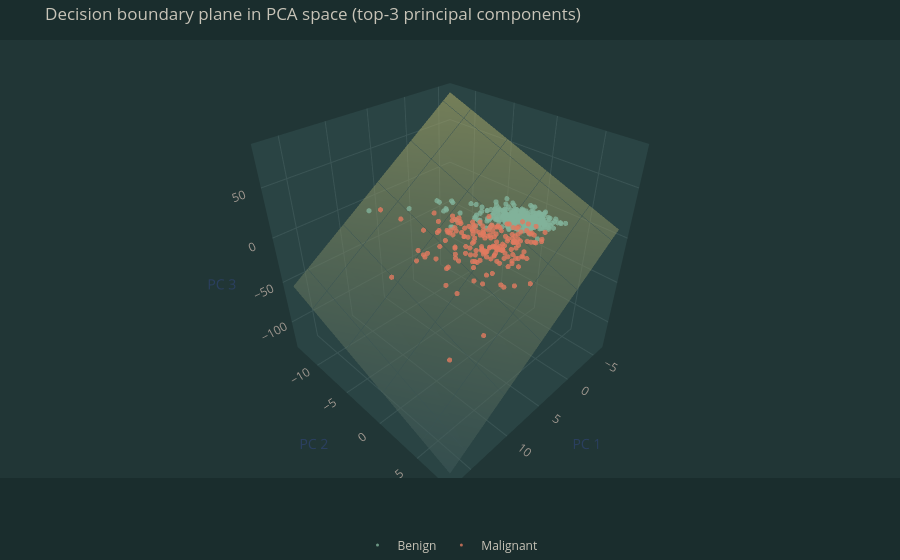

The cell this chart's notebook holds for it:
### Code cell
## Visualizing the decision boundary in 3D (top-3 principal components)

# In 3-D PCA space the linear decision boundary becomes a flat plane.
# The model's decision function is f(x) = W^T x + b; in PCA coordinates
# u = P^T (x - mean), it becomes f(u) = (P^T W)^T u + b, still linear,
# so the boundary f(u) = 0 is a plane we can draw exactly.

# 1. PCA with top-3 components
centered3 = X_all - X_all.mean(axis=0)
U3, S3, Vt3 = np.linalg.svd(centered3, full_matrices=False)
P3 = Vt3[:3].T                      # (n_features, 3)
X3d = centered3 @ P3                # data in 3-D

# 2. Model weights expressed in PCA coordinates
W_pca = model.W.detach().numpy().T @ P3          # (1, 3)
b_pca = model.b.detach().numpy().item()

# 3. Build the decision plane f(u) = 0 over a grid of (u1, u2),
#    solving for u3: u3 = -(w1*u1 + w2*u2 + b) / w3
w1, w2, w3 = W_pca[0]
pad = 0.5
u1, u2 = np.meshgrid(
    np.linspace(X3d[:, 0].min() - pad, X3d[:, 0].max() + pad, 20),
    np.linspace(X3d[:, 1].min() - pad, X3d[:, 1].max() + pad, 20),
)
u3 = -(w1 * u1 + w2 * u2 + b_pca) / w3

# 4. Plot: decision plane + data points
fig = go.Figure()
fig.add_trace(go.Surface(
    x=u1, y=u2, z=u3,
    opacity=0.5, showscale=False,
    colorscale=[[0, SITE['border']], [1, SITE['accent']]],
    name="Decision boundary (p=0.5)",
    contours=dict(
        x=dict(show=True, color=SITE['border'], size=1.0),
        y=dict(show=True, color=SITE['border'], size=1.0),
    ),
))
fig.add_trace(go.Scatter3d(
    x=X3d[y_all == 0, 0], y=X3d[y_all == 0, 1], z=X3d[y_all == 0, 2],
    mode="markers", name="Benign",
    marker=dict(color="#81b29a", size=3, opacity=0.8),
))
fig.add_trace(go.Scatter3d(
    x=X3d[y_all == 1, 0], y=X3d[y_all == 1, 1], z=X3d[y_all == 1, 2],
    mode="markers", name="Malignant",
    marker=dict(color="#e07a5f", size=3, opacity=0.8),
))

# Shared axis style (matches the gradient descent loss-surface plot)
axis_style = dict(
    backgroundcolor=SITE['bg_tertiary'],
    gridcolor=SITE['border'],
    showbackground=True,
    zerolinecolor=SITE['border'],
    tickfont=dict(color=SITE['text_secondary']),
    title_font=dict(color=SITE['text_primary']),
)

fig.update_layout(
    title=dict(text="Decision boundary plane in PCA space (top-3 principal components)",
               font=dict(color=SITE['text_primary'])),
    paper_bgcolor=SITE['bg_secondary'],
    scene=dict(
        xaxis=dict(**axis_style, title='PC 1'),
        yaxis=dict(**axis_style, title='PC 2'),
        zaxis=dict(**axis_style, title='PC 3'),
        bgcolor=SITE['bg_primary'],
    ),
    legend=dict(
        orientation='h',
        x=0.5,
        y=-0.12,
        xanchor='center',
        yanchor='top',
        font=dict(color=SITE['text_primary']),
        bgcolor=SITE['bg_secondary'],
        bordercolor=SITE['border'],
    ),
    autosize=True,
    margin=dict(l=0, r=0, t=40, b=0),
)
fig.write_html(
    PLOTS_DIR / "logistic_regression_decision_boundary_3d.html",
    config=dict(responsive=True, displayModeBar=True),
    include_plotlyjs='cdn',
)
fig.show()

### Figure 1 — Plotly figure (JSON) as saved in the notebook; plotly's stock layout.template omitted (floating-point values rounded to 4 significant figures; data arrays with more than 128 entries replaced by an {"elided": "..."} marker saying what was removed)
{"data": [{"colorscale": [[0, "#3a5454"], [1, "#bdb76b"]], "contours": {"x": {"color": "#3a5454", "show": true, "size": 1}, "y": {"color": "#3a5454", "show": true, "size": 1}}, "name": "Decision boundary (p=0.5)", "opacity": 0.5, "showscale": false, "type": "surface", "x": {"elided": "20x20 float values"}, "y": {"elided": "20x20 float values"}, "z": {"elided": "20x20 float values"}}, {"marker": {"color": "#81b29a", "opacity": 0.8, "size": 3}, "mode": "markers", "name": "Benign", "type": "scatter3d", "x": {"elided": "324 float values"}, "y": {"elided": "324 float values"}, "z": {"elided": "324 float values"}}, {"marker": {"color": "#e07a5f", "opacity": 0.8, "size": 3}, "mode": "markers", "name": "Malignant", "type": "scatter3d", "x": {"elided": "188 float values"}, "y": {"elided": "188 float values"}, "z": {"elided": "188 float values"}}], "layout": {"autosize": true, "legend": {"bgcolor": "#1a2d2d", "bordercolor": "#3a5454", "font": {"color": "#c8c4b8"}, "orientation": "h", "x": 0.5, "xanchor": "center", "y": -0.12, "yanchor": "top"}, "margin": {"b": 0, "l": 0, "r": 0, "t": 40}, "paper_bgcolor": "#1a2d2d", "scene": {"bgcolor": "#213636", "xaxis": {"backgroundcolor": "#2a4444", "gridcolor": "#3a5454", "showbackground": true, "tickfont": {"color": "#a09890"}, "title": {"text": "PC 1"}, "zerolinecolor": "#3a5454"}, "yaxis": {"backgroundcolor": "#2a4444", "gridcolor": "#3a5454", "showbackground": true, "tickfont": {"color": "#a09890"}, "title": {"text": "PC 2"}, "zerolinecolor": "#3a5454"}, "zaxis": {"backgroundcolor": "#2a4444", "gridcolor": "#3a5454", "showbackground": true, "tickfont": {"color": "#a09890"}, "title": {"text": "PC 3"}, "zerolinecolor": "#3a5454"}}, "title": {"font": {"color": "#c8c4b8"}, "text": "Decision boundary plane in PCA space (top-3 principal components)"}}}
